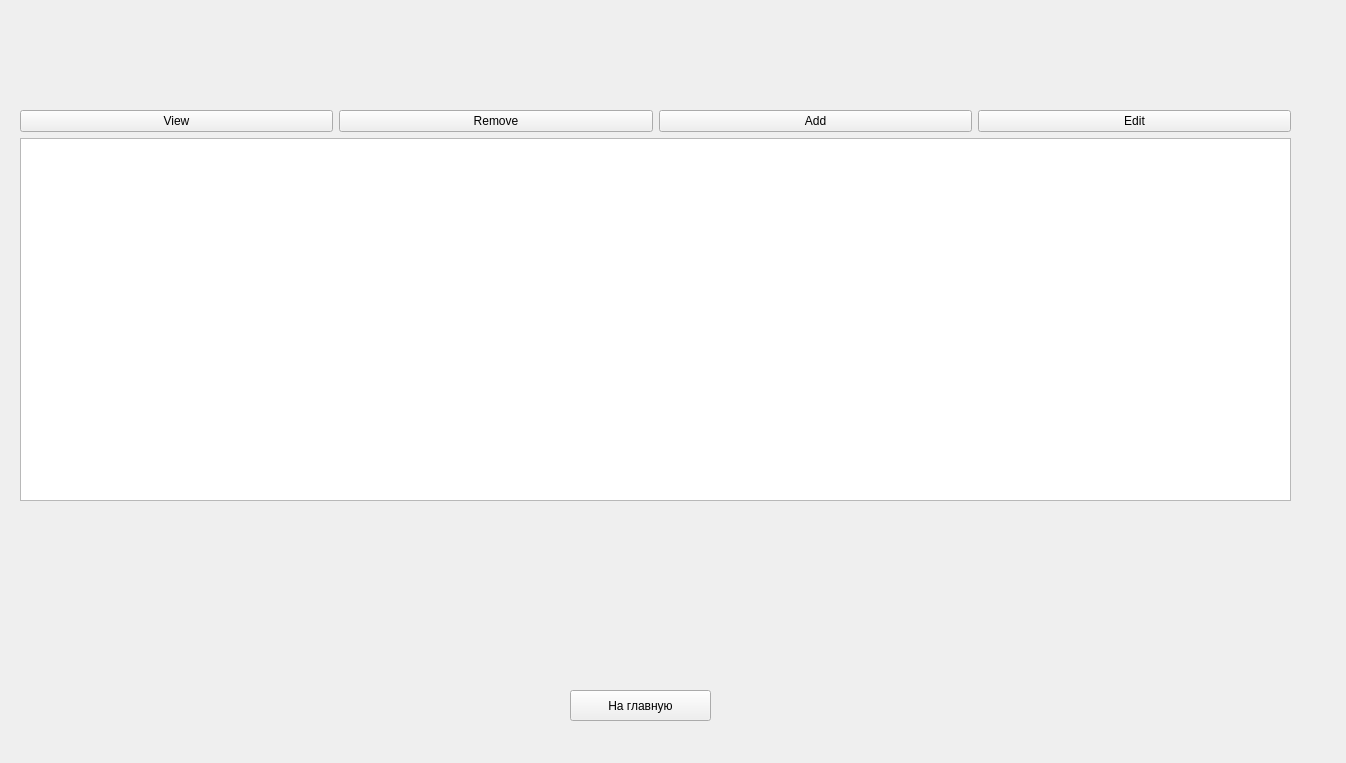
<?xml version="1.0" encoding="UTF-8"?>
<ui version="4.0">
 <class>bdeshka</class>
 <widget class="QWidget" name="bdeshka">
  <property name="geometry">
   <rect>
    <x>0</x>
    <y>0</y>
    <width>1346</width>
    <height>763</height>
   </rect>
  </property>
  <property name="windowTitle">
   <string>Form</string>
  </property>
  <widget class="QWidget" name="layoutWidget">
   <property name="geometry">
    <rect>
     <x>20</x>
     <y>110</y>
     <width>1271</width>
     <height>391</height>
    </rect>
   </property>
   <layout class="QVBoxLayout" name="verticalLayout">
    <item>
     <layout class="QHBoxLayout" name="horizontalLayout">
      <item>
       <widget class="QPushButton" name="view">
        <property name="text">
         <string>View</string>
        </property>
       </widget>
      </item>
      <item>
       <widget class="QPushButton" name="remove">
        <property name="text">
         <string>Remove</string>
        </property>
       </widget>
      </item>
      <item>
       <widget class="QPushButton" name="add">
        <property name="text">
         <string>Add</string>
        </property>
       </widget>
      </item>
      <item>
       <widget class="QPushButton" name="edit">
        <property name="text">
         <string>Edit</string>
        </property>
       </widget>
      </item>
     </layout>
    </item>
    <item>
     <widget class="QTableWidget" name="tableWidget"/>
    </item>
   </layout>
  </widget>
  <widget class="QPushButton" name="domoybutton">
   <property name="geometry">
    <rect>
     <x>570</x>
     <y>690</y>
     <width>141</width>
     <height>31</height>
    </rect>
   </property>
   <property name="text">
    <string>На главную</string>
   </property>
  </widget>
 </widget>
 <resources/>
 <connections/>
</ui>
